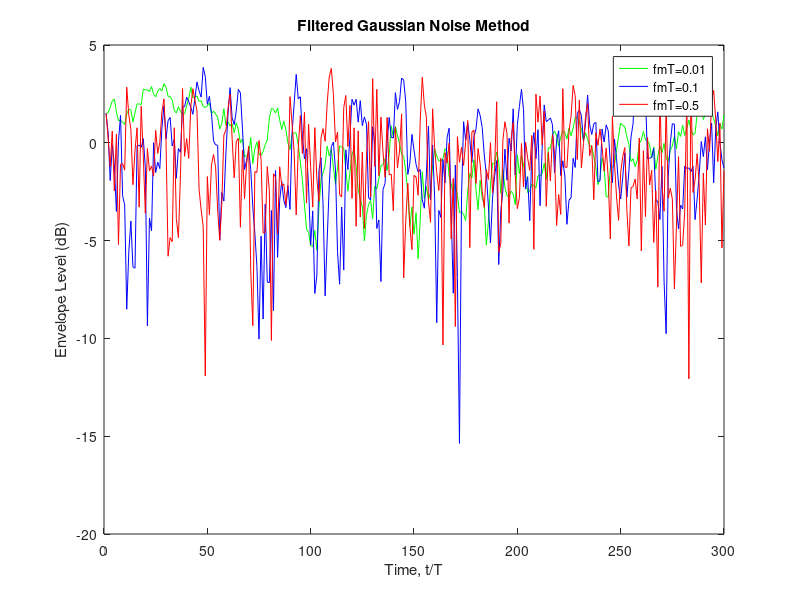
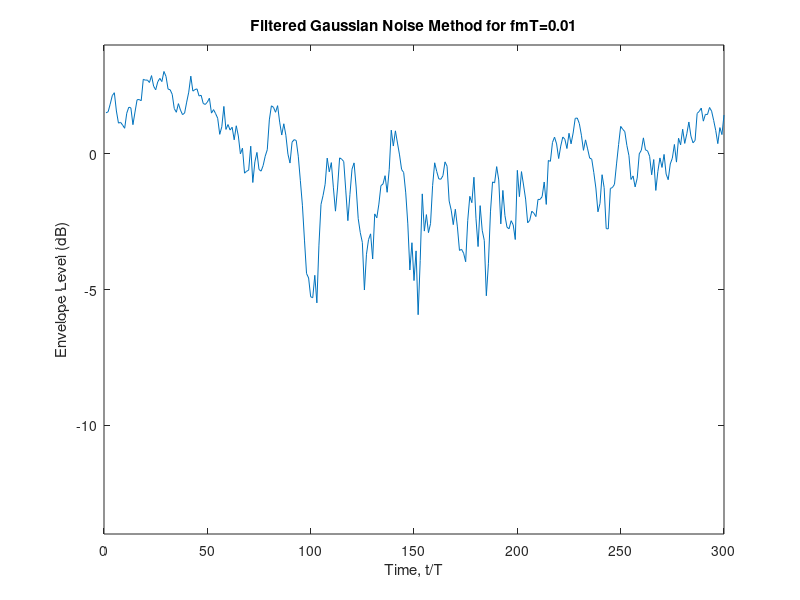
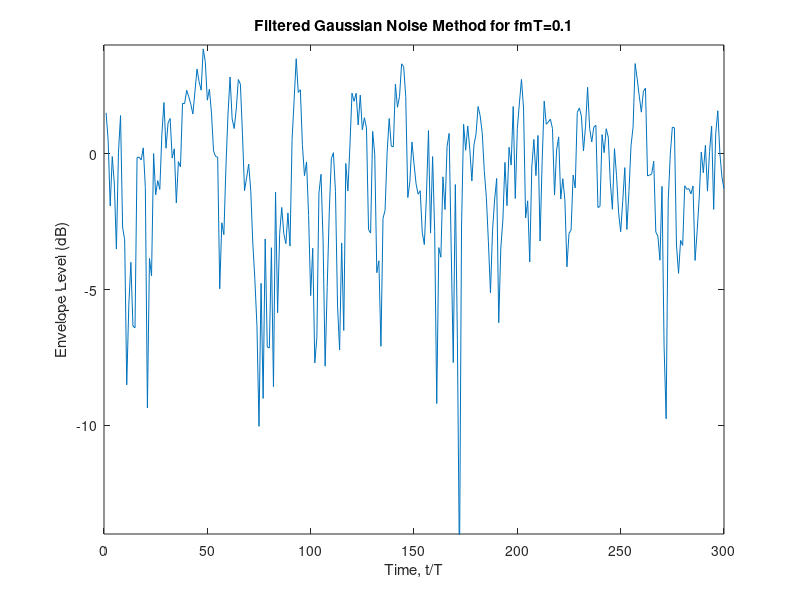
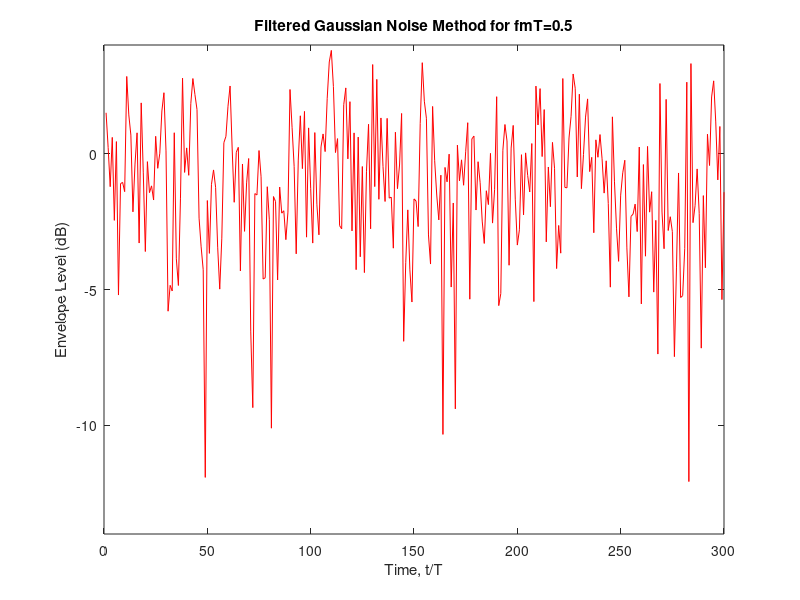

These charts were generated, in order, by the following MATLAB code:
% Implement a Rayleigh fading channel simulator based on the Filtered 
% Gaussian Noise method, and plot the channel output for fmT = 0.01, 0.1 
% and 0.5. 
fmT = [0.01 0.1 0.5]; % 3 different fm*T
num = numel(fmT);
Omgp = 1; % Set average power as 1
sample_num = 300; % channel output data point
T = 1; % simulation step size

% Filter two independent white Gaussian noise sources with low-pass
% filters. First-order lowpass filter is shown as following:
%
%       [Gi(k+1),Gq(k+1)] = sigma*[Gi(k),Gq(k)] + (1-sigma)*[W1(k),W2(k)]
%
% Gi is in-phase part of output, Gq is quadrature part of output, sigma is 
% the coefficient of first order low-pass filter.
sigma = 2-cos(pi.*fmT./2)-sqrt((2-cos(pi.*fmT./2)).^2-1);
var = (1+sigma)./(1-sigma).*Omgp./2; % variance of Gaussian noise source

w1 = zeros(num, sample_num); % Gaussian noise source 1 for Gi
w2 = zeros(num, sample_num); % Gaussian noise source 2 for Gq
for i = 1:num
    w1(i,:) = normrnd(0,sqrt(var(i)),1,sample_num);
    w2(i,:) = normrnd(0,sqrt(var(i)),1,sample_num);
end

gI = ones(num, sample_num); % In-phase part of output
gQ = ones(num, sample_num); % Quadrature part of output
% Derive the value by low-pass filter
sigma = sigma';
for j = 1:sample_num-1
    gI(:,j+1) = sigma.*gI(:,j)+(1-sigma).*w1(:,j);
    gQ(:,j+1) = sigma.*gQ(:,j)+(1-sigma).*w2(:,j);
end

envelope = sqrt(gI.^2+gQ.^2); % Power of output
envelope_dB = 10*log10(envelope); 

x_axis = (1:sample_num)./T; % time axis: t/T (0~300)
% Plot the channel output with 3 different fm*T together
figure,plot(x_axis, envelope_dB(1,:),'g',x_axis, envelope_dB(2,:),'b',x_axis, envelope_dB(3,:),'r')
title('Filtered Gaussian Noise Method');
xlabel('Time, t/T');
ylabel('Envelope Level (dB)');
legend('fmT=0.01','fmT=0.1','fmT=0.5');

% Plot the channel output with 3 different fm*T separately
figure,plot(x_axis, envelope_dB(1,:))
title('Filtered Gaussian Noise Method for fmT=0.01');
xlabel('Time, t/T');
ylabel('Envelope Level (dB)');
ylim([-14 4]);

figure,plot(x_axis, envelope_dB(2,:))
title('Filtered Gaussian Noise Method for fmT=0.1');
xlabel('Time, t/T');
ylabel('Envelope Level (dB)');
ylim([-14 4]);

figure,plot(x_axis, envelope_dB(3,:),'r')
title('Filtered Gaussian Noise Method for fmT=0.5');
xlabel('Time, t/T');
ylabel('Envelope Level (dB)');
ylim([-14 4]);
